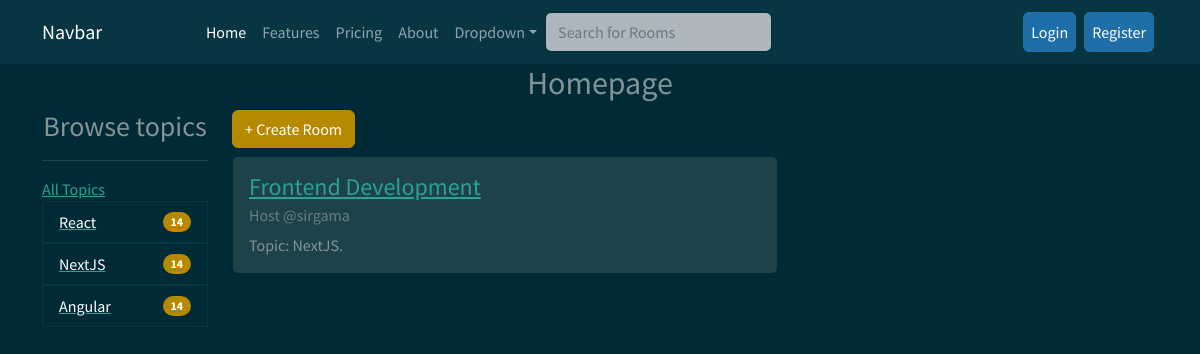
The app's page /?q=NextJS with its own data.
### mainapp/models.py (models this page shows, shortened)
class Topic(models.Model):
    name = models.CharField(max_length=200)

class Room(models.Model):
    host = models.ForeignKey(User,on_delete=models.SET_NULL, null=True)
    topic = models.ForeignKey(Topic, on_delete=models.SET_NULL, null=True)
    name = models.CharField(max_length=100)
    description = models.TextField(null=True, blank=True)
    members = models.ManyToManyField(User, related_name='members', blank=True)
    updated = models.DateTimeField(auto_now=True)
    created = models.DateTimeField(auto_now_add=True)
    class Meta:
        ordering = ['-updated', '-created']

### mainapp/views.py (the view)
# urls.py: 2. Add a URL to urlpatterns:  path('', views.home, name='home')
def home(request):
    q = request.GET.get('q') if request.GET.get('q')!= None else ''
    room = Room.objects.filter(Q(topic__name__icontains = q) | Q(name__icontains=q) | Q(description__icontains=q) | Q(host__username__icontains=q))
    topic = Topic.objects.all()
    context = {
        "rooms":room,
        "topics":topic
    }
    return render(request, 'mainapp/home.html', context)

### mainapp/templates/mainapp/home.html (shortened to what this page needs)
{% extends 'mainapp/base.html' %}
{% load static %}
{% block content %}
{% include 'mainapp/navbar.html' %}
<h2 class="text-center">Homepage</h2>
<div class="container">
    <div class="row">
        <div class="col-md-2">
            <h3 class="text-center">Browse topics</h3>
            <hr>
            <a href="{% url 'home' %}">All Topics</a>
            <ul class="list-group">
                {% for topic in topics %}
                   <a href="{% url 'home' %}?q={{topic.name}}"> <li class="list-group-item d-flex justify-content-between align-items-center">
                    {{topic.name}}
                    <span class="badge bg-primary rounded-pill">14</span>
                    </li></a>
                {% endfor %}
            </ul>
        </div>
        <div class="col-md-6">
           <a href="{% url 'newroom' %}"><h6 class="btn btn-primary">+ Create Room</h6></a>
            {% for room in rooms %}
            <div class="card">
                <div class="card-body">
                  <h4 class="card-title"><a href="{% url 'room' room.id %}">{{room.name}}</a></h4>
                  <h6 class="card-subtitle mb-2 text-muted">Host @{{room.host.username}}</h6>
                  <p class="card-text">Topic: {{room.topic.name}}.</p>
                </div>
              </div>
              {% endfor %}
        </div>
        <div class="col-md-3">
        </div>
    </div>
</div>
{% endblock %}

### records on screen
Topic: name "React"
Topic: name "NextJS"
Topic: name "Angular"
Room: name "Frontend Development", host.username "sirgama", topic.name "NextJS"
